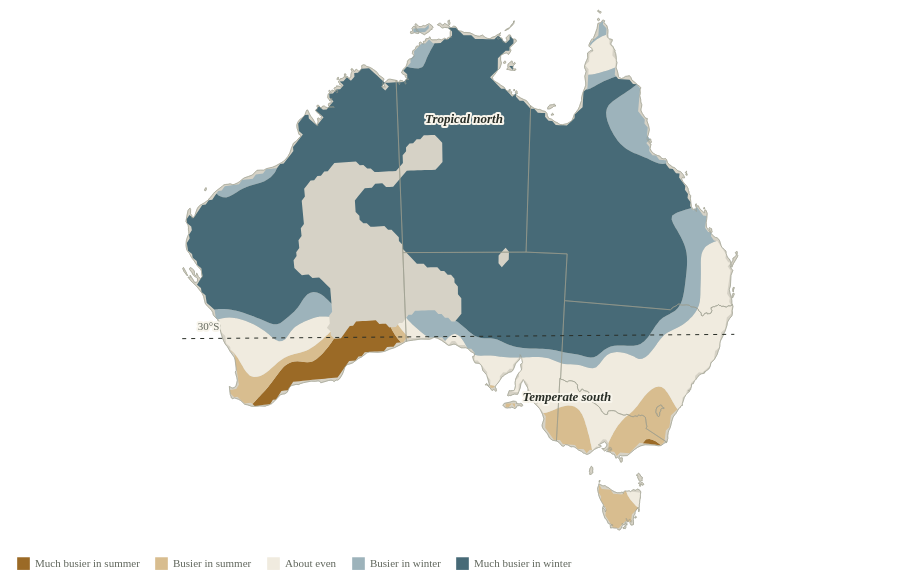

The specification (Vega-Lite) saved for this image:
### Vega-Lite specification from a JSON file in a GitHub repository (floating-point values rounded to 4 significant figures; data arrays with more than 128 entries replaced by an {"elided": "..."} marker saying what was removed)
{"$schema": "https://vega.github.io/schema/vega-lite/v5.json", "width": 904, "height": 520, "padding": 8, "config": {"background": "transparent", "font": "Bricolage Grotesque", "view": {"stroke": null}, "axis": {"labelFont": "Bricolage Grotesque", "titleFont": "Bricolage Grotesque", "labelFontSize": 12, "titleFontSize": 12, "titleFontWeight": 500, "labelColor": "#60665c", "titleColor": "#292e27", "domain": false, "ticks": false, "gridColor": "#e0dccf", "gridOpacity": 0.75, "labelPadding": 8, "titlePadding": 14}, "legend": {"labelFont": "Bricolage Grotesque", "titleFont": "Bricolage Grotesque", "labelFontSize": 11, "titleFontSize": 11, "titleFontWeight": 500, "labelColor": "#60665c", "titleColor": "#292e27", "gradientThickness": 9, "gradientLength": 130, "padding": 8}, "title": {"font": "Bricolage Grotesque", "color": "#292e27", "fontSize": 15, "fontWeight": 500, "anchor": "start"}}, "description": "Filled contour map of a smoothed field: for each place, its share of all winter (June–August) records divided by its share of all summer (December–February) records, 2024. Toggle between all bird records and rainbow bee-eater records. Blank land has too few records to estimate.", "params": [{"name": "who", "value": "Everyone"}], "projection": {"type": "conicEqualArea", "parallels": [-18, -36], "rotate": [-134, 0, 0], "center": [0, -28]}, "layer": [{"data": {"values": [{"type": "Feature", "properties": {"name": "Western Australia", "code": "WA"}, "geometry": {"type": "MultiPolygon", "coordinates": {"elided": "5 rows, 876 float values in total"}}}, {"type": "Feature", "properties": {"name": "Northern Territory", "code": "NT"}, "geometry": {"type": "MultiPolygon", "coordinates": {"elided": "11 rows, 718 float values in total"}}}, {"type": "Feature", "properties": {"name": "South Australia", "code": "SA"}, "geometry": {"type": "MultiPolygon", "coordinates": {"elided": "2 rows, 390 float values in total"}}}, {"type": "Feature", "properties": {"name": "Queensland", "code": "QLD"}, "geometry": {"type": "MultiPolygon", "coordinates": {"elided": "15 rows, 862 float values in total"}}}, {"type": "Feature", "properties": {"name": "Tasmania", "code": "TAS"}, "geometry": {"type": "MultiPolygon", "coordinates": {"elided": "9 rows, 528 float values in total"}}}, {"type": "Feature", "properties": {"name": "Victoria", "code": "VIC"}, "geometry": {"type": "MultiPolygon", "coordinates": {"elided": "3 rows, 390 float values in total"}}}, {"type": "Feature", "properties": {"name": "Australian Capital Territory", "code": "ACT"}, "geometry": {"type": "Polygon", "coordinates": [[[149.4, -35.33], [149.4, -35.36], [149.3, -35.35], [149.2, -35.38], [149.1, -35.44], [149.1, -35.51], [149.1, -35.58], [149.1, -35.61], [149.1, -35.83], [149.1, -35.91], [148.9, -35.89], [148.9, -35.82], [148.9, -35.74], [148.9, -35.75], [148.8, -35.71], [148.8, -35.64], [148.8, -35.49], [148.8, -35.31], [149.1, -35.15], [149.2, -35.18], [149.2, -35.22], [149.3, -35.27], [149.4, -35.33]]]}}, {"type": "Feature", "properties": {"name": "New South Wales", "code": "NSW"}, "geometry": {"type": "Polygon", "coordinates": {"elided": "2 rows, 482 float values in total"}}}]}, "mark": {"type": "geoshape", "fill": "#d6d2c6", "stroke": "#c7c6b8", "strokeWidth": 0.7}}, {"data": {"values": [{"type": "Feature", "properties": {"band": 0, "label": "Much busier in summer", "who": "Everyone"}, "geometry": {"type": "MultiPolygon", "coordinates": {"elided": "2 rows, 276 float values in total"}}}, {"type": "Feature", "properties": {"band": 1, "label": "Busier in summer", "who": "Everyone"}, "geometry": {"type": "MultiPolygon", "coordinates": {"elided": "8 rows, 652 float values in total"}}}, {"type": "Feature", "properties": {"band": 2, "label": "About even", "who": "Everyone"}, "geometry": {"type": "MultiPolygon", "coordinates": {"elided": "7 rows, 1036 float values in total"}}}, {"type": "Feature", "properties": {"band": 3, "label": "Busier in winter", "who": "Everyone"}, "geometry": {"type": "MultiPolygon", "coordinates": {"elided": "8 rows, 1254 float values in total"}}}, {"type": "Feature", "properties": {"band": 4, "label": "Much busier in winter", "who": "Everyone"}, "geometry": {"type": "MultiPolygon", "coordinates": {"elided": "2 rows, 1268 float values in total"}}}, {"type": "Feature", "properties": {"band": 0, "label": "Much busier in summer", "who": "Bee-eater"}, "geometry": {"type": "MultiPolygon", "coordinates": {"elided": "9 rows, 874 float values in total"}}}, {"type": "Feature", "properties": {"band": 1, "label": "Busier in summer", "who": "Bee-eater"}, "geometry": {"type": "MultiPolygon", "coordinates": {"elided": "4 rows, 388 float values in total"}}}, {"type": "Feature", "properties": {"band": 2, "label": "About even", "who": "Bee-eater"}, "geometry": {"type": "MultiPolygon", "coordinates": {"elided": "4 rows, 552 float values in total"}}}, {"type": "Feature", "properties": {"band": 3, "label": "Busier in winter", "who": "Bee-eater"}, "geometry": {"type": "MultiPolygon", "coordinates": {"elided": "7 rows, 680 float values in total"}}}, {"type": "Feature", "properties": {"band": 4, "label": "Much busier in winter", "who": "Bee-eater"}, "geometry": {"type": "MultiPolygon", "coordinates": {"elided": "5 rows, 1122 float values in total"}}}]}, "transform": [{"filter": "datum.properties.who===who"}], "mark": {"type": "geoshape", "strokeWidth": 0}, "encoding": {"color": {"field": "properties.label", "type": "ordinal", "scale": {"domain": ["Much busier in summer", "Busier in summer", "About even", "Busier in winter", "Much busier in winter"], "range": ["#9b6a26", "#d8bd8f", "#f0ebdf", "#9db3bb", "#476a77"]}, "legend": {"title": null, "orient": "bottom", "direction": "horizontal", "columns": 5, "symbolType": "square", "symbolSize": 160, "labelLimit": 200, "columnPadding": 14}}, "tooltip": [{"field": "properties.label", "title": "Seasonal lean"}]}}, {"data": {"values": [{"type": "Feature", "properties": {"name": "Western Australia", "code": "WA"}, "geometry": {"type": "MultiPolygon", "coordinates": {"elided": "5 rows, 876 float values in total"}}}, {"type": "Feature", "properties": {"name": "Northern Territory", "code": "NT"}, "geometry": {"type": "MultiPolygon", "coordinates": {"elided": "11 rows, 718 float values in total"}}}, {"type": "Feature", "properties": {"name": "South Australia", "code": "SA"}, "geometry": {"type": "MultiPolygon", "coordinates": {"elided": "2 rows, 390 float values in total"}}}, {"type": "Feature", "properties": {"name": "Queensland", "code": "QLD"}, "geometry": {"type": "MultiPolygon", "coordinates": {"elided": "15 rows, 862 float values in total"}}}, {"type": "Feature", "properties": {"name": "Tasmania", "code": "TAS"}, "geometry": {"type": "MultiPolygon", "coordinates": {"elided": "9 rows, 528 float values in total"}}}, {"type": "Feature", "properties": {"name": "Victoria", "code": "VIC"}, "geometry": {"type": "MultiPolygon", "coordinates": {"elided": "3 rows, 390 float values in total"}}}, {"type": "Feature", "properties": {"name": "Australian Capital Territory", "code": "ACT"}, "geometry": {"type": "Polygon", "coordinates": [[[149.4, -35.33], [149.4, -35.36], [149.3, -35.35], [149.2, -35.38], [149.1, -35.44], [149.1, -35.51], [149.1, -35.58], [149.1, -35.61], [149.1, -35.83], [149.1, -35.91], [148.9, -35.89], [148.9, -35.82], [148.9, -35.74], [148.9, -35.75], [148.8, -35.71], [148.8, -35.64], [148.8, -35.49], [148.8, -35.31], [149.1, -35.15], [149.2, -35.18], [149.2, -35.22], [149.3, -35.27], [149.4, -35.33]]]}}, {"type": "Feature", "properties": {"name": "New South Wales", "code": "NSW"}, "geometry": {"type": "Polygon", "coordinates": {"elided": "2 rows, 482 float values in total"}}}]}, "mark": {"type": "geoshape", "fill": null, "stroke": "#9b9d8d", "strokeWidth": 0.6}}, {"data": {"values": [{"longitude": 112, "latitude": -30}, {"longitude": 154, "latitude": -30}]}, "mark": {"type": "line", "strokeDash": [4, 5], "color": "#292e27", "strokeWidth": 1}, "encoding": {"longitude": {"field": "longitude", "type": "quantitative"}, "latitude": {"field": "latitude", "type": "quantitative"}}}, {"data": {"values": [{"text": "30°S", "longitude": 113.2, "latitude": -30}]}, "mark": {"type": "text", "fontSize": 11, "dy": -9, "align": "left", "color": "#60665c", "stroke": "#f8f5ec", "strokeWidth": 4, "strokeJoin": "round"}, "encoding": {"longitude": {"field": "longitude", "type": "quantitative"}, "latitude": {"field": "latitude", "type": "quantitative"}, "text": {"field": "text"}}}, {"data": {"values": [{"text": "30°S", "longitude": 113.2, "latitude": -30}]}, "mark": {"type": "text", "color": "#60665c", "fontSize": 11, "dy": -9, "align": "left"}, "encoding": {"longitude": {"field": "longitude", "type": "quantitative"}, "latitude": {"field": "latitude", "type": "quantitative"}, "text": {"field": "text"}}}, {"data": {"values": [{"text": "Tropical north", "longitude": 133.5, "latitude": -17.5}, {"text": "Temperate south", "longitude": 141.6, "latitude": -35.2}]}, "mark": {"type": "text", "fontSize": 13, "fontWeight": 600, "fontStyle": "italic", "stroke": "#f8f5ec", "strokeWidth": 4, "strokeJoin": "round"}, "encoding": {"longitude": {"field": "longitude", "type": "quantitative"}, "latitude": {"field": "latitude", "type": "quantitative"}, "text": {"field": "text"}}}, {"data": {"values": [{"text": "Tropical north", "longitude": 133.5, "latitude": -17.5}, {"text": "Temperate south", "longitude": 141.6, "latitude": -35.2}]}, "mark": {"type": "text", "color": "#292e27", "fontSize": 13, "fontWeight": 600, "fontStyle": "italic"}, "encoding": {"longitude": {"field": "longitude", "type": "quantitative"}, "latitude": {"field": "latitude", "type": "quantitative"}, "text": {"field": "text"}}}]}
